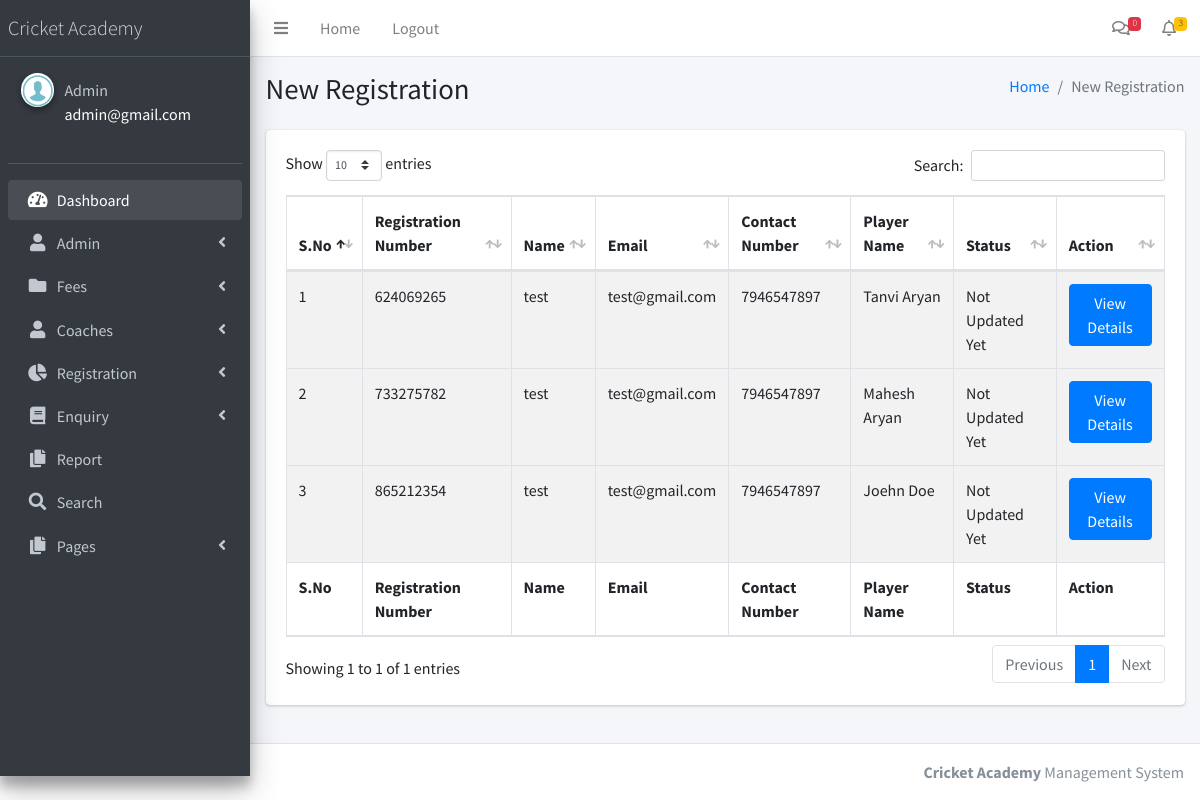
The page /cricketams/admin/new-registration.php (signed in) on the database its author committed.
### tables this page shows
CREATE TABLE `tblregistration` (
  `ID` int(5) NOT NULL,
  `UserID` int(5) DEFAULT NULL,
  `Duration` int(5) DEFAULT NULL,
  `RegistrationNumber` int(10) DEFAULT NULL,
  `Category` varchar(250) DEFAULT NULL,
  `PlayerName` varchar(250) DEFAULT NULL,
  `Nationality` varchar(250) DEFAULT NULL,
  `FatherName` varchar(250) DEFAULT NULL,
  `MotherName` varchar(250) DEFAULT NULL,
  `DateofBirth` date DEFAULT NULL,
  `Sex` varchar(50) DEFAULT NULL,
  `GuardianMobilenumber` bigint(10) DEFAULT NULL,
  `Residentlandlinenumber` bigint(10) DEFAULT NULL,
  `Emailid` varchar(250) DEFAULT NULL,
  `Height` int(5) DEFAULT NULL,
  `ResidentAddress` mediumtext DEFAULT NULL,
  `District` varchar(250) DEFAULT NULL,
  `State` varchar(250) DEFAULT NULL,
  `Pincode` int(10) DEFAULT NULL,
  `Weight` int(5) DEFAULT NULL,
  `Tshirtsize` varchar(45) DEFAULT NULL,
  `Level` varchar(50) DEFAULT NULL,
  `BowlingArm` varchar(50) DEFAULT NULL,
  `BowlingPace` varchar(50) DEFAULT NULL,
  `WicketKeeping` varchar(50) DEFAULT NULL,
  `Batting` varchar(50) DEFAULT NULL,
  `FirstPreference` varchar(50) DEFAULT NULL,
  `CaptancyExperience` varchar(50) DEFAULT NULL,
  `Photo` varchar(250) DEFAULT NULL,
  `RegistrationDate` timestamp NULL DEFAULT current_timestamp(),
  `Remark` varchar(250) DEFAULT NULL,
  `Status` varchar(250) DEFAULT NULL,
  `UpdationDate` timestamp NULL DEFAULT NULL ON UPDATE current_timestamp()
);

CREATE TABLE `tbluser` (
  `ID` int(10) NOT NULL,
  `FullName` varchar(250) DEFAULT NULL,
  `UserName` varchar(250) DEFAULT NULL,
  `MobileNumber` bigint(20) DEFAULT NULL,
  `Email` varchar(250) DEFAULT NULL,
  `Password` varchar(250) DEFAULT NULL,
  `RegDate` timestamp NULL DEFAULT current_timestamp()
);

### cricketams/admin/new-registration.php (the view, shortened to what this page needs)
<?php
include('includes/dbconnection.php');
if (strlen($_SESSION['aid']==0)) {
  header('location:logout.php');
  } else{
?>
<!DOCTYPE html>
<html>
<head>
  <link rel="stylesheet" href="plugins/fontawesome-free/css/all.min.css">
  <link rel="stylesheet" href="https://code.ionicframework.com/ionicons/2.0.1/css/ionicons.min.css">
  <link rel="stylesheet" href="plugins/datatables-bs4/css/dataTables.bootstrap4.min.css">
  <link rel="stylesheet" href="plugins/datatables-responsive/css/responsive.bootstrap4.min.css">
  <link rel="stylesheet" href="dist/css/adminlte.min.css">
</head>
<body class="hold-transition sidebar-mini">
<div class="wrapper">
 <?php include_once('includes/header.php');?>
 <?php include_once('includes/sidebar.php');?>
  <div class="content-wrapper">
    <section class="content-header">
      <div class="container-fluid">
        <div class="row mb-2">
          <div class="col-sm-6">
            <h1>New Registration</h1>
          </div>
          <div class="col-sm-6">
            <ol class="breadcrumb float-sm-right">
              <li class="breadcrumb-item"><a href="dashboard.php">Home</a></li>
              <li class="breadcrumb-item active">New Registration</li>
            </ol>
          </div>
        </div>
      </div>
    </section>
    <section class="content">
      <div class="container-fluid">
        <div class="row">
          <div class="col-12">
             <div class="card">
              <div class="card-body">
                <table id="example1" class="table table-bordered table-striped">
                  <thead>
                  <tr>
                    <th>S.No</th>
                    <th>Registration Number</th>
                    <th>Name</th>
                    <th>Email</th>
                    <th>Contact Number</th>
                    <th>Player Name</th>
                    <th>Status</th>
                    <th>Action</th>
                  </tr>
                  </thead>
                  <tbody>
                    <?php
$sql="SELECT tbluser.ID, tbluser.FullName,tbluser.UserName,tbluser.MobileNumber,tbluser.Email,tblregistration.ID as rid,tblregistration.UserID,tblregistration.RegistrationNumber,tblregistration.PlayerName,tblregistration.Status from tblregistration join tbluser on tbluser.ID=tblregistration.UserID where tblregistration.Status is null ";
$query = $dbh -> prepare($sql);
$query->execute();
$results=$query->fetchAll(PDO::FETCH_OBJ);
$cnt=1;
if($query->rowCount() > 0)
{
foreach($results as $row)
{               ?>
                  <tr>
                    <td><?php echo htmlentities($cnt);?></td>
                    <td><?php  echo htmlentities($row->RegistrationNumber);?></td>
                    <td><?php  echo htmlentities($row->FullName);?>
                    </td>
                    <td><?php  echo htmlentities($row->Email);?></td>
                    <td> <?php  echo htmlentities($row->MobileNumber);?></td>
                    <td> <?php  echo htmlentities($row->PlayerName);?></td>
                    <?php if($row->Status==""){ ?>
                     <td><?php echo "Not Updated Yet"; ?></td>
<?php } else { ?>
                                        <td>
                                            <span class="badge badge-primary"><?php  echo htmlentities($row->Status);?></span>
                                        </td>
<?php } ?>
                    <td><a href="view-registration-detail.php?regno=<?php echo htmlentities ($row->RegistrationNumber);?>" class="btn btn-primary">View Details</a></td>
                  </tr>
                  </tbody><?php $cnt=$cnt+1;}} ?>
                  <tfoot>
                 <tr>
                    <th>S.No</th>
                    <th>Registration Number</th>
                    <th>Name</th>
                    <th>Email</th>
                    <th>Contact Number</th>
                    <th>Player Name</th>
                    <th>Status</th>
                    <th>Action</th>
                  </tr>
                  </tfoot>
                </table>
              </div>
            </div>
          </div>
        </div>
      </div>
    </section>
  </div>
 <?php include_once('includes/footer.php');?>
</div>
</body>
</html>
<?php }  ?>

### cricketams/admin/includes/sidebar.php (shortened to what this page needs)
  <aside class="main-sidebar sidebar-dark-primary elevation-4">
    <a href="dashboard.php" class="brand-link">
      <span class="brand-text font-weight-light">Cricket Academy</span>
    </a>
    <div class="sidebar">
      <div class="user-panel mt-3 pb-3 mb-3 d-flex">
        <div class="image">
          <img src="dist/img/images.png" class="img-circle elevation-2" alt="User Image">
        </div>
        <div class="info">
          <?php
$aid=$_SESSION['aid'];
$sql="SELECT AdminName,Email from  tbladmin where ID=:aid";
$query = $dbh -> prepare($sql);
$query->bindParam(':aid',$aid,PDO::PARAM_STR);
$query->execute();
$results=$query->fetchAll(PDO::FETCH_OBJ);
$cnt=1;
if($query->rowCount() > 0)
{
foreach($results as $row)
{               ?>
          <a href="admin-profile.php" class="d-block"><?php  echo $row->AdminName;?></a>
          <p style="color: white"><?php  echo $row->Email;?><?php $cnt=$cnt+1;}} ?></p>
        </div>
      </div>
      <nav class="mt-2">
        <ul class="nav nav-pills nav-sidebar flex-column" data-widget="treeview" role="menu" data-accordion="false">
          <li class="nav-item has-treeview menu-open">
            <a href="dashboard.php" class="nav-link">
              <i class="nav-icon fas fa-tachometer-alt"></i>
              <p>
                Dashboard
              </p>
            </a>
          </li>
               <li class="nav-item has-treeview">
            <a href="#" class="nav-link">
              <i class="nav-icon fas fa-user"></i>
              <p>
                Admin
                <i class="right fas fa-angle-left"></i>
              </p>
            </a>
          </li>
           <li class="nav-item has-treeview">
            <a href="#" class="nav-link">
              <i class="nav-icon fas fa-folder"></i>
              <p>
                Fees
                <i class="fas fa-angle-left right"></i>
              </p>
            </a>
          </li>
          <li class="nav-item has-treeview">
            <a href="#" class="nav-link">
              <i class="nav-icon fas fa-user"></i>
              <p>
                Coaches
                <i class="fas fa-angle-left right"></i>
              </p>
            </a>
          </li>
          <li class="nav-item has-treeview">
            <a href="#" class="nav-link">
              <i class="nav-icon fas fa-chart-pie"></i>
              <p>
                Registration
                <i class="right fas fa-angle-left"></i>
              </p>
            </a>
          </li>
          <li class="nav-item has-treeview">
            <a href="#" class="nav-link">
             <i class="nav-icon fas fa-book"></i>
              <p>
                Enquiry
                <i class="fas fa-angle-left right"></i>
              </p>
            </a>
          </li>
          <li class="nav-item has-treeview">
            <a href="between-dates-report.php" class="nav-link">
              <i class="nav-icon fas fa-copy"></i>
              <p>
                Report
              </p>
            </a>
          </li>
          <li class="nav-item has-treeview">
            <a href="search.php" class="nav-link">
              <i class="nav-icon fas fa-search"></i>
              <p>
              Search
              </p>
            </a>
          </li>
        <li class="nav-item has-treeview">
            <a href="#" class="nav-link">
              <i class="nav-icon fas fa-copy"></i>
              <p>
                Pages
                <i class="fas fa-angle-left right"></i>
              </p>
            </a>
          </li>
        </ul>
      </nav>
    </div>
  </aside>

### rows shown on the page
tblregistration: RegistrationNumber "624069265", UserID.FullName "test", UserID.Email "test@gmail.com", UserID.MobileNumber "7946547897", PlayerName "Tanvi Aryan", shows "Not Updated Yet"
tblregistration: RegistrationNumber "733275782", UserID.FullName "test", UserID.Email "test@gmail.com", UserID.MobileNumber "7946547897", PlayerName "Mahesh Aryan", shows "Not Updated Yet"
tblregistration: RegistrationNumber "865212354", UserID.FullName "test", UserID.Email "test@gmail.com", UserID.MobileNumber "7946547897", PlayerName "Joehn Doe", shows "Not Updated Yet"

### other values the page prints
$newenq "0"
$newreg "3"
$row->AdminName "Admin"
$row->Email "admin@gmail.com"
